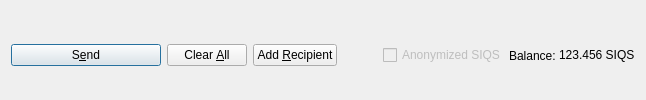
         <widget class="QFrame" name="frame_Send">
          <layout class="QHBoxLayout" name="horizontalLayout">
           <property name="bottomMargin">
            <number>0</number>
           </property>
           <item>
            <widget class="QPushButton" name="sendButton">
             <property name="minimumSize">
              <size>
               <width>150</width>
               <height>0</height>
              </size>
             </property>
             <property name="toolTip">
              <string>Confirm the send action</string>
             </property>
             <property name="text">
              <string>S&amp;end</string>
             </property>
             <property name="icon">
              <iconset resource="../SIQS.qrc">
               <normaloff>:/icons/send</normaloff>:/icons/send</iconset>
             </property>
             <property name="autoDefault">
              <bool>false</bool>
             </property>
             <property name="default">
              <bool>true</bool>
             </property>
            </widget>
           </item>
           <item>
            <widget class="QPushButton" name="clearButton">
             <property name="sizePolicy">
              <sizepolicy hsizetype="Minimum" vsizetype="Fixed">
               <horstretch>0</horstretch>
               <verstretch>0</verstretch>
              </sizepolicy>
             </property>
             <property name="toolTip">
              <string>Clear all fields of the form.</string>
             </property>
             <property name="text">
              <string>Clear &amp;All</string>
             </property>
             <property name="icon">
              <iconset resource="../SIQS.qrc">
               <normaloff>:/icons/remove</normaloff>:/icons/remove</iconset>
             </property>
             <property name="autoDefault">
              <bool>false</bool>
             </property>
            </widget>
           </item>
           <item>
            <widget class="QPushButton" name="addButton">
             <property name="toolTip">
              <string>Send to multiple recipients at once</string>
             </property>
             <property name="text">
              <string>Add &amp;Recipient</string>
             </property>
             <property name="icon">
              <iconset resource="../SIQS.qrc">
               <normaloff>:/icons/add</normaloff>:/icons/add</iconset>
             </property>
             <property name="autoDefault">
              <bool>false</bool>
             </property>
            </widget>
           </item>
           <item>
            <spacer name="horizontalSpacer">
             <property name="orientation">
              <enum>Qt::Horizontal</enum>
             </property>
             <property name="sizeHint" stdset="0">
              <size>
               <width>40</width>
               <height>20</height>
              </size>
             </property>
            </spacer>
           </item>
           <item>
            <layout class="QHBoxLayout" name="horizontalLayout_2">
             <property name="spacing">
              <number>3</number>
             </property>
             <item>
              <widget class="QCheckBox" name="checkzSIQS">
               <property name="enabled">
                <bool>false</bool>
               </property>
               <property name="text">
                <string>Anonymized SIQS</string>
               </property>
              </widget>
             </item>
             <item>
              <widget class="QLabel" name="label">
               <property name="text">
                <string>Balance:</string>
               </property>
              </widget>
             </item>
             <item>
              <widget class="QLabel" name="labelBalance">
               <property name="sizePolicy">
                <sizepolicy hsizetype="Preferred" vsizetype="Fixed">
                 <horstretch>0</horstretch>
                 <verstretch>0</verstretch>
                </sizepolicy>
               </property>
               <property name="cursor">
                <cursorShape>IBeamCursor</cursorShape>
               </property>
               <property name="text">
                <string notr="true">123.456 SIQS</string>
               </property>
               <property name="textInteractionFlags">
                <set>Qt::LinksAccessibleByMouse|Qt::TextSelectableByKeyboard|Qt::TextSelectableByMouse</set>
               </property>
              </widget>
             </item>
            </layout>
           </item>
          </layout>
         </widget>
